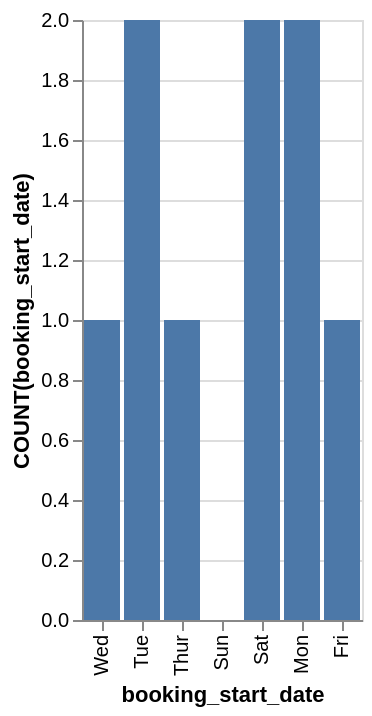

Source (Vega-Lite JSON):
### Vega-Lite specification from a JSON file in a GitHub repository (floating-point values rounded to 4 significant figures)
{"data": {"values": [{"x_data": "Mon", "y_data": 2}, {"x_data": "Tue", "y_data": 2}, {"x_data": "Wed", "y_data": 1}, {"x_data": "Thur", "y_data": 1}, {"x_data": "Fri", "y_data": 1}, {"x_data": "Sat", "y_data": 2}, {"x_data": "Sun", "y_data": 0}]}, "mark": "bar", "encoding": {"x": {"field": "x_data", "type": "nominal", "title": "booking_start_date", "sort": "descending"}, "y": {"field": "y_data", "type": "quantitative", "title": "COUNT(booking_start_date)"}}}
